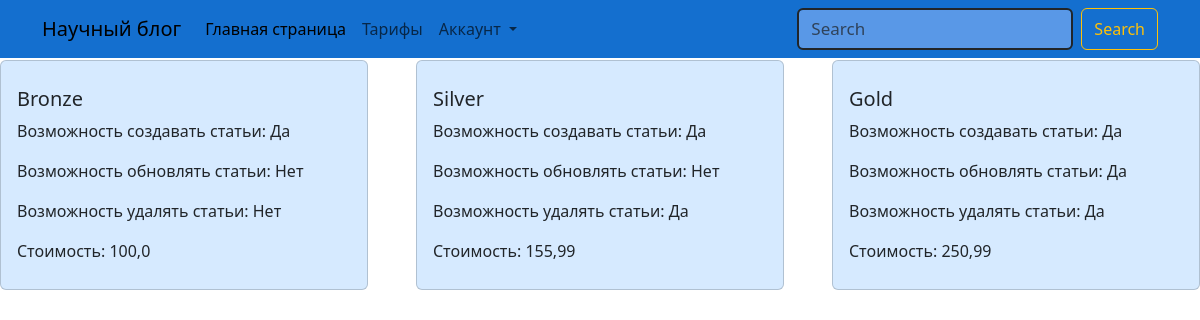
Page /payment/show/tariff/list/ on the committed database.
### payment/models.py (models this page shows, shortened)
class Tariff(models.Model):
    name = models.CharField(max_length=250, verbose_name='Имя тарифа')
    price = models.FloatField(verbose_name='Стоимость')
    update_article = models.BooleanField(default=False, verbose_name ='Возможность обновлять статьи')
    delete_article = models.BooleanField(default=False, verbose_name ='Возможность удалить статьи')
    create_article = models.BooleanField(default=False, verbose_name ='Возможность создавать статьи')
    class Meta:
        verbose_name = 'Тариф'
        verbose_name_plural = 'Тарифы'

### payment/views.py (the view)
# urls.py: path('show/tariff/list/', views.tariff_plan_view, name='tariff_plan_page'),
def tariff_plan_view(request):
    tarrifs = Tariff.objects.order_by('-pk')
    context = {
        'tariffs': tarrifs,
        'title':'Тарифы'
    }
    return render(request, 'payment/tariff_plan.html', context)

### payment/templatetags/payment_tag.py (called while the page is built)
@register.simple_tag()
def transform_text(value):
    if value is True:
        return 'Да'
    elif value is False:
        return 'Нет'

### payment/templates/payment/tariff_plan.html (shortened to what this page needs)
{% extends 'base.html' %}
{% load payment_tag %}
{% block content %}
<div class="container-mt-5">
   <div class="row row-cols-1 row-cols-md-3 g-5">
        {% for tariff in tariffs %}
        <div class="col">
            <div class="card custom-card h-100">
                <div class="card-body">
                    <h5 class="card-title">{{ tariff.name }}</h5>
                    <p class="card-text">Возможность создавать статьи: {% transform_text tariff.create_article %}</p>
                    <p class="card-text">Возможность обновлять статьи: {% transform_text tariff.update_article %}</p>
                    <p class="card-text">Возможность удалять статьи: {% transform_text tariff.delete_article %}</p>
                    <p class="card-text">Стоимость: {{ tariff.price }}</p>
                </div>
            </div>
        </div>
        {% endfor %}
    </div>
</div>
{% endblock content %}

### static/css/style.css (style rules this page uses)
* { text-decoration: none; list-style: none; margin: 0; padding: 0; }
body { background: url('https://www.unite.ai/wp-content/uploads/2023/12/601b1bfb-b5f9-4a7d-9a5d-a04616685e42.jpg'); background-repeat: no-repeat; background-size: cover; }
.custom-card { background-color: #d6eaff; transition: .3s; padding: 10px 0px; }

### rows in the picture
Tariff: name "Bronze", price "100,0"
Tariff: name "Silver", price "155,99"
Tariff: name "Gold", price "250,99"
